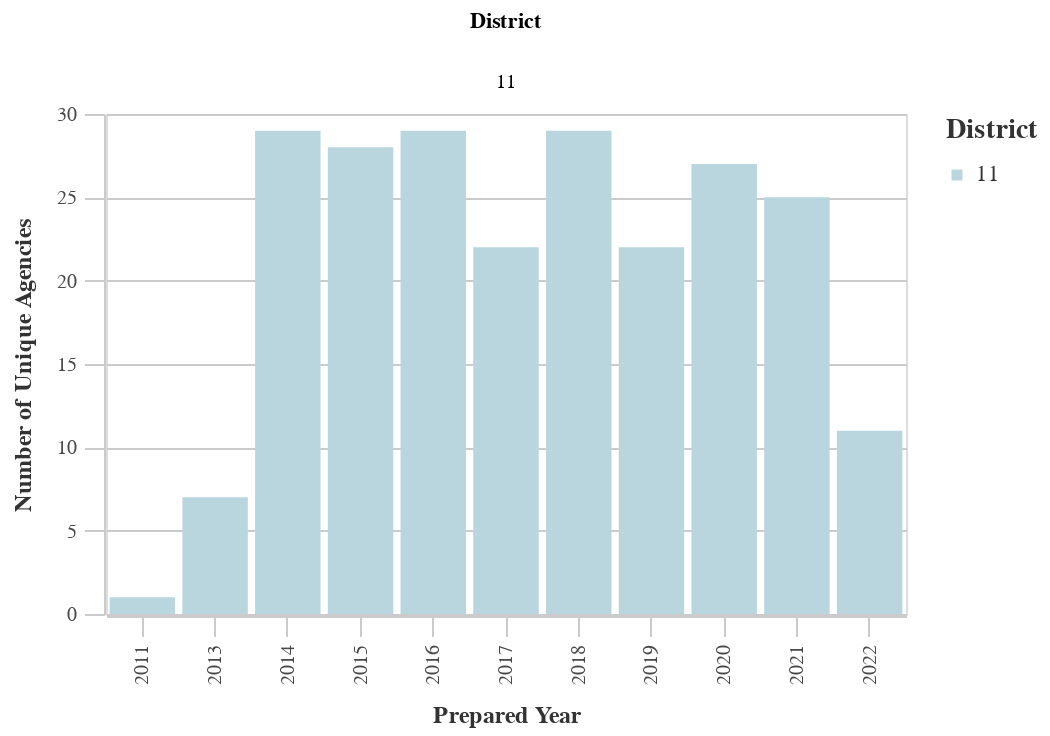

The cell this chart's notebook holds for it:
### Code cell
#Unique Prefixes by Dist
dist_years_prefix = ((
        df
        >> group_by(_.prepared_y, _.dist)
        >> summarize(n=_.prefix.nunique())
        >> arrange(-_.prepared_y)
    ).rename(columns={'dist':'District', 'n':'Count'}))

chart11 = (alt.Chart(dist_years_prefix).mark_bar().encode(
        column='District:N',
        x=alt.X('prepared_y:O', title='Prepared Year'),
        y=alt.Y('Count:Q', title='Number of Unique Agencies'),
        color = alt.Color("District:N", 
                              scale=alt.Scale(
                                  range=altair_utils.CALITP_SEQUENTIAL_COLORS),  
                               legend=alt.Legend(title="District")
                              )
                              ))
chart11 = styleguide.preset_chart_config(chart11)
chart11 = _dla_utils_reports.add_tooltip(chart11, 'prepared_y','Count')
    
display(HTML("<h4><strong>Number of Unique Prefix Codes by District</strong></h4>"))
display(chart11)

### Figure 1 — Vega-Lite specification as saved in the notebook (floating-point values rounded to 4 significant figures)
{"config": {"view": {"continuousWidth": 400, "continuousHeight": 300}, "axis": {"domainColor": "#cbcbcb", "grid": true, "gridColor": "#cbcbcb", "gridWidth": 1, "labelColor": "#474747", "labelFont": "Nunito Sans", "labelFontSize": 10, "labelPadding": 4, "tickColor": "#cbcbcb", "tickSize": 10, "titleColor": "#333", "titleFont": "Raleway", "titleFontSize": 12, "titlePadding": 10}, "axisBand": {"grid": false}, "background": "white", "font": "Raleway", "header": {"labelFont": "Nunito Sans", "titleFont": "Raleway"}, "legend": {"labelColor": "#333", "labelFont": "Nunito Sans", "labelFontSize": 11, "labelLimit": 0, "padding": 1, "symbolSize": 30, "symbolType": "square", "titleColor": "#333", "titleFont": "Raleway", "titleFontSize": 14, "titlePadding": 10}, "title": {"anchor": "middle", "font": "Raleway", "fontSize": 18, "fontWeight": 300, "offset": 20}}, "data": {"name": "data-99c8bc4921f978ca25e99cea33a2f429"}, "mark": "bar", "encoding": {"color": {"field": "District", "legend": {"title": "District"}, "scale": {"range": ["#B9D6DF", "#8CBCCB", "#2EA8CE", "#136C97", "#0B405B"]}, "type": "nominal"}, "column": {"field": "District", "type": "nominal"}, "tooltip": [{"field": "prepared_y", "type": "quantitative"}, {"field": "Count", "type": "quantitative"}], "x": {"field": "prepared_y", "title": "Prepared Year", "type": "ordinal"}, "y": {"field": "Count", "title": "Number of Unique Agencies", "type": "quantitative"}}, "height": 250, "width": 400, "$schema": "https://vega.github.io/schema/vega-lite/v4.17.0.json", "datasets": {"data-99c8bc4921f978ca25e99cea33a2f429": [{"prepared_y": 2022.0, "District": 11, "Count": 11}, {"prepared_y": 2021.0, "District": 11, "Count": 25}, {"prepared_y": 2020.0, "District": 11, "Count": 27}, {"prepared_y": 2019.0, "District": 11, "Count": 22}, {"prepared_y": 2018.0, "District": 11, "Count": 29}, {"prepared_y": 2017.0, "District": 11, "Count": 22}, {"prepared_y": 2016.0, "District": 11, "Count": 29}, {"prepared_y": 2015.0, "District": 11, "Count": 28}, {"prepared_y": 2014.0, "District": 11, "Count": 29}, {"prepared_y": 2013.0, "District": 11, "Count": 7}, {"prepared_y": 2011.0, "District": 11, "Count": 1}]}}
